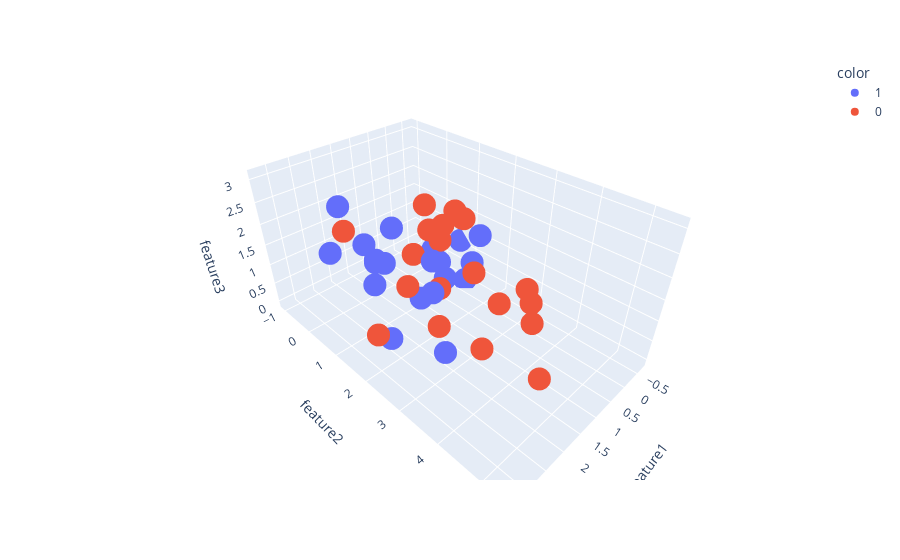

Here is the notebook cell this chart was saved with:
### Code cell
import plotly.express as px
#y_train_trf = y_train.astype(str)
fig = px.scatter_3d(df, x=df['feature1'], y=df['feature2'], z=df['feature3'],
              color=df['target'].astype('str'))


fig.show()

### Figure 1 — Plotly figure (JSON) as saved in the notebook; plotly's stock layout.template omitted (floating-point values rounded to 4 significant figures)
{"data": [{"hovertemplate": "color=1<br>feature1=%{x}<br>feature2=%{y}<br>feature3=%{z}<extra></extra>", "legendgroup": "1", "marker": {"color": "#636efa", "symbol": "circle"}, "mode": "markers", "name": "1", "scene": "scene", "showlegend": true, "type": "scatter3d", "x": [2.417, -0.4205, 2.138, 0.7509, 2.85, 1.962, 2.035, 2.179, 2.737, 1.228, -0.6787, -0.3483, 2.198, 0.9517, 1.502, 0.7555, 2.841, 1.828, -0.2056, 2.299], "y": [1.618, 1.218, 0.8097, 1.496, 1.649, 0.6684, -1.006, 2.952, 3.25, 0.3333, 0.5811, 0.1619, 2.338, 1.335, 0.0003464, 2.464, 2.176, 2.264, 1.198, 0.0549], "z": [0.06437, 0.389, 0.8682, 0.6769, 2.554, 1.34, 0.7631, 0.4274, 2.324, 1.663, 0.6221, -0.07365, 1.404, 1.449, 0.7328, 2.187, 2.417, 2.019, -0.008631, 2.481]}, {"hovertemplate": "color=0<br>feature1=%{x}<br>feature2=%{y}<br>feature3=%{z}<extra></extra>", "legendgroup": "0", "marker": {"color": "#EF553B", "symbol": "circle"}, "mode": "markers", "name": "0", "scene": "scene", "showlegend": true, "type": "scatter3d", "x": [1.534, 1.592, 1.437, 0.2825, 0.0256, 0.9279, 2.537, 0.3943, 1.068, 2.164, 2.784, 2.319, 3.263, 1.268, 3.072, 2.807, 1.919, 0.2515, 1.313, 2.161], "y": [2.14, 2.605, 1.267, 2.669, 3.167, 1.531, 2.388, 1.65, 2.614, 4.715, 5.398, 2.941, 2.396, 1.969, 1.415, 4.375, 4.614, 1.558, 1.52, 2.561], "z": [1.163, 3.097, 1.517, 0.359, 0.8796, 1.749, 1.881, 2.096, 1.546, 2.624, 2.048, 1.163, 1.215, 2.422, 2.819, 1.925, 2.021, 1.993, 2.702, 2.944]}], "layout": {"legend": {"title": {"text": "color"}, "tracegroupgap": 0}, "margin": {"t": 60}, "scene": {"domain": {"x": [0, 1], "y": [0, 1]}, "xaxis": {"title": {"text": "feature1"}}, "yaxis": {"title": {"text": "feature2"}}, "zaxis": {"title": {"text": "feature3"}}}}}
